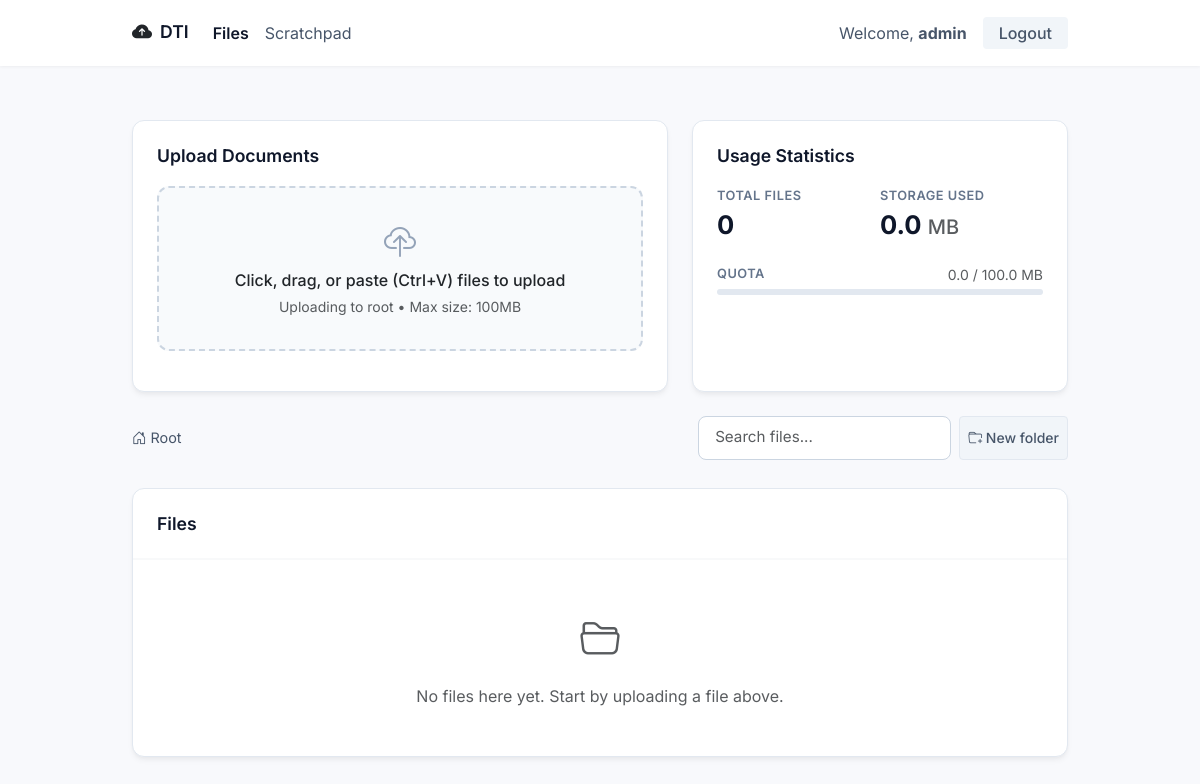
Page /dashboard (signed in) on the earlier database version.
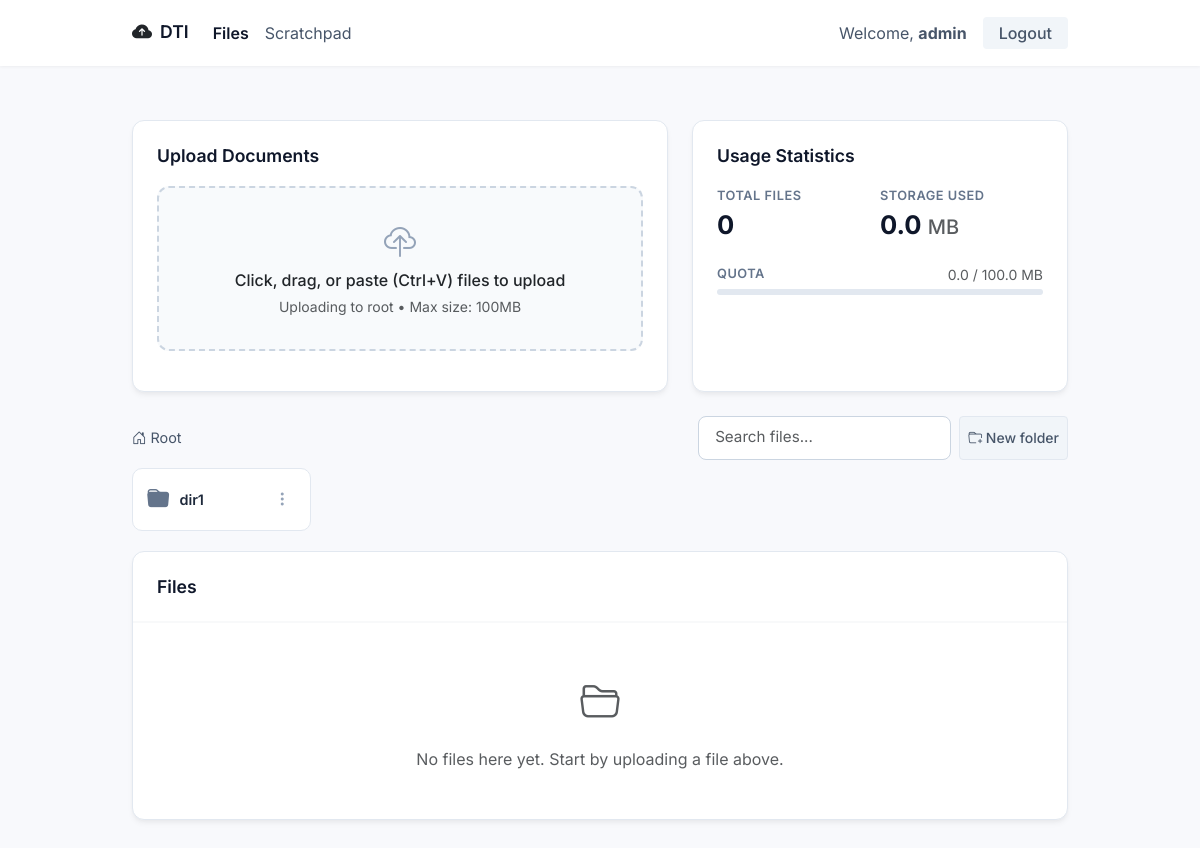
Same page on the later database version.
### tables this page shows
CREATE TABLE folders (
            id INTEGER PRIMARY KEY AUTOINCREMENT,
            name TEXT NOT NULL,
            parent_id INTEGER,
            created_at TIMESTAMP DEFAULT CURRENT_TIMESTAMP,
            FOREIGN KEY (parent_id) REFERENCES folders(id) ON DELETE CASCADE
        );

### app/blueprints/files/routes.py (the view, shortened to what this page needs)
@files_bp.route('/dashboard')
@login_required
def dashboard():
    username = session['username']
    page = request.args.get('page', 1, type=int) or 1
    folder_id = request.args.get('folder', type=int)  # None = root
    search_query = request.args.get('q', '').strip()
    per_page = current_app.config['FILES_PER_PAGE']
    conn = get_user_db(username)
    cursor = conn.cursor()
    if folder_id is not None:
        cursor.execute('SELECT id FROM folders WHERE id = ?', (folder_id,))
        if cursor.fetchone() is None:
            folder_id = None
    if search_query:
        like_query = f'%{search_query}%'
        cursor.execute('SELECT COUNT(*) FROM files WHERE original_filename LIKE ?', (like_query,))
        total_files = cursor.fetchone()[0]
        total_pages = max(1, (total_files + per_page - 1) // per_page)
        page = min(page, total_pages)
        offset = (page - 1) * per_page
        cursor.execute(
            '''SELECT id, original_filename, upload_date, file_size, folder_id
               FROM files WHERE original_filename LIKE ?
               ORDER BY upload_date DESC LIMIT ? OFFSET ?''',
            (like_query, per_page, offset)
        )
        rows = cursor.fetchall()
        subfolders = []
        breadcrumbs = []
    else:
        if folder_id is None:
            cursor.execute('SELECT COUNT(*) FROM files WHERE folder_id IS NULL')
        else:
            cursor.execute('SELECT COUNT(*) FROM files WHERE folder_id = ?', (folder_id,))
        total_files = cursor.fetchone()[0]
        total_pages = max(1, (total_files + per_page - 1) // per_page)
        page = min(page, total_pages)
        offset = (page - 1) * per_page
        if folder_id is None:
            cursor.execute(
                '''SELECT id, original_filename, upload_date, file_size, folder_id
                   FROM files WHERE folder_id IS NULL
                   ORDER BY upload_date DESC LIMIT ? OFFSET ?''',
                (per_page, offset)
            )
        rows = cursor.fetchall()
        if folder_id is None:
            cursor.execute('SELECT id, name FROM folders WHERE parent_id IS NULL ORDER BY name COLLATE NOCASE')
        else:
            cursor.execute('SELECT id, name FROM folders WHERE parent_id = ? ORDER BY name COLLATE NOCASE', (folder_id,))
        subfolders = [{'id': r[0], 'name': r[1]} for r in cursor.fetchall()]
        breadcrumbs = folder_breadcrumbs(cursor, folder_id) if folder_id is not None else []
    total_size_bytes = compute_user_storage_bytes(cursor)
    quota_bytes = current_app.config['USER_STORAGE_QUOTA']
    conn.close()
    formatted_files = []
    return render_template(
        'files/dashboard.html',
        username=username,
        files=formatted_files,
        subfolders=subfolders,
        breadcrumbs=breadcrumbs,
        current_folder_id=folder_id,
        file_count=total_files,
        total_size_mb=round(total_size_bytes / (1024 * 1024), 2),
        quota_mb=round(quota_bytes / (1024 * 1024), 2),
        quota_percent=min(100, round((total_size_bytes / quota_bytes) * 100, 1)) if quota_bytes else 0,
        page=page,
        total_pages=total_pages,
        search_query=search_query,
    )

### app/templates/files/dashboard.html (shortened to what this page needs)
{% extends "base.html" %}
{% block content %}
<div class="row g-4 my-2">
    <div class="col-md-7">
        <div class="card">
            <div class="card-body p-4">
                <h5 class="section-title">Upload Documents</h5>
                <div class="upload-area" id="uploadArea">
                    <i class="bi bi-cloud-upload upload-icon"></i>
                    <p class="mb-1 fw-medium text-dark">Click, drag, or paste (Ctrl+V) files to upload</p>
                    <p class="small text-muted mb-0">
                        {% if current_folder_id %}Uploading into current folder{% else %}Uploading to root{% endif %}
                         • Max size: 100MB
                    </p>
                </div>
            </div>
        </div>
    </div>
    <div class="col-md-5">
        <div class="card stats-card">
            <div class="card-body p-4">
                <h5 class="section-title">Usage Statistics</h5>
                <div class="row w-100">
                    <div class="col-6 stat-item">
                        <div class="stat-label">Total Files</div>
                        <div class="stat-value">{{ file_count }}</div>
                    </div>
                    <div class="col-6 stat-item">
                        <div class="stat-label">Storage Used</div>
                        <div class="stat-value"><span>{{ total_size_mb }}</span> <span class="fs-5 text-muted fw-medium">MB</span></div>
                    </div>
                </div>
                <div class="mt-2">
                    <div class="d-flex justify-content-between">
                        <span class="stat-label mb-0">Quota</span>
                        <span class="small text-muted">{{ total_size_mb }} / {{ quota_mb }} MB</span>
                    </div>
                    <div class="quota-bar">
                    </div>
                </div>
            </div>
        </div>
    </div>
</div>
<div class="d-flex justify-content-between align-items-center flex-wrap gap-2 mt-4 mb-2">
    <div class="breadcrumb-bar mb-0">
        <a href="{{ url_for('files.dashboard') }}"><i class="bi bi-house-door"></i> Root</a>
    </div>
    <div class="d-flex gap-2">
        <form class="d-flex search-box" method="GET" action="{{ url_for('files.dashboard') }}">
            <input type="text" name="q" class="form-control form-control-sm" placeholder="Search files..." value="{{ search_query }}">
        </form>
        <button type="button" class="btn btn-light btn-sm" data-bs-toggle="modal" data-bs-target="#newFolderModal">
            <i class="bi bi-folder-plus"></i> New folder
        </button>
    </div>
</div>
{% if not search_query %}
<div class="folder-grid">
    {% for folder in subfolders %}
    <div class="folder-card" data-folder-id="{{ folder.id }}" onclick="if (!event.target.closest('.dropdown')) window.location.href='{{ url_for('files.dashboard', folder=folder.id) }}';" style="cursor: pointer;">
        <i class="bi bi-folder-fill"></i>
        <span class="folder-name">{{ folder.name }}</span>
        <div class="dropdown">
            <button class="folder-menu-btn" data-bs-toggle="dropdown"><i class="bi bi-three-dots-vertical"></i></button>
        </div>
    </div>
    {% endfor %}
</div>
{% endif %}
<div class="card mt-2 mb-5">
    <div class="card-body p-0">
        <div class="p-4 border-bottom border-light border-2 d-flex justify-content-between align-items-center">
            <h5 class="section-title mb-0">{% if search_query %}Search results for "{{ search_query }}"{% else %}Files{% endif %}</h5>
        </div>
        {% if files %}
            <div class="file-list">
                {% for file in files %}
                <div class="file-row">
                    <div class="file-info" {% if file.previewable %}onclick="openPreview({{ file.id }}, '{{ file.filename | e }}', '{{ file.extension }}')"{% endif %}>
                        <div class="file-type-icon">
                            {% if file.extension in ['png','jpg','jpeg','gif','webp','svg','bmp','ico'] %}
                                <i class="bi bi-file-image"></i>
                            {% elif file.extension == 'pdf' %}
                                <i class="bi bi-file-earmark-pdf"></i>
                            {% elif file.extension in ['py','js','jsx','ts','tsx','html','htm','css','json','c','h','cpp','java','rb','go','rs','php','sql'] %}
                                <i class="bi bi-file-earmark-code"></i>
                            {% else %}
                                <i class="bi bi-file-earmark-text"></i>
                            {% endif %}
                        </div>
                        <div class="min-w-0">
                            <div class="file-name">{{ file.filename }}</div>
                            <div class="file-meta">
                                <span>{{ file.upload_date[:10] }}</span> • <span>{{ file.size }}</span>
                                {% if search_query and file.folder_id %}• <span class="fst-italic">in subfolder</span>{% endif %}
                            </div>
                        </div>
                    </div>
                    <div class="file-actions">
                        {% if file.previewable %}
                        <button type="button" class="btn btn-light" title="Preview" onclick="openPreview({{ file.id }}, '{{ file.filename | e }}', '{{ file.extension }}')">
                            <i class="bi bi-eye"></i>
                        </button>
                        {% endif %}
                        <a href="{{ url_for('files.download', file_id=file.id) }}" class="btn btn-light" title="Download">
                            <i class="bi bi-download"></i>
                        </a>
                        <button type="button" class="btn btn-light move-file-btn" data-file-id="{{ file.id }}" data-file-name="{{ file.filename }}" title="Move to...">
                            <i class="bi bi-folder-symlink"></i>
                        </button>
                        <button type="button" class="btn btn-danger delete-file-btn" data-file-id="{{ file.id }}" data-file-name="{{ file.filename }}" title="Delete">
                            <i class="bi bi-trash3"></i>
                        </button>
                    </div>
                </div>
                {% endfor %}
            </div>
            <div class="d-flex justify-content-between align-items-center p-3 border-top border-light">
                <a class="btn btn-light btn-sm {% if page <= 1 %}disabled{% endif %}"
                   href="{{ url_for('files.dashboard', page=page-1, folder=current_folder_id, q=search_query) if page > 1 else '#' }}">Previous</a>
                <span class="small text-muted">Page {{ page }} of {{ total_pages }}</span>
                <a class="btn btn-light btn-sm {% if page >= total_pages %}disabled{% endif %}"
                   href="{{ url_for('files.dashboard', page=page+1, folder=current_folder_id, q=search_query) if page < total_pages else '#' }}">Next</a>
            </div>
        {% else %}
            <div class="text-center py-5">
                <i class="bi bi-folder2-open fs-1 text-muted mb-3 d-block"></i>
                <p class="text-muted mb-0">
                    {% if search_query %}No files matched your search.{% else %}No files here yet. Start by uploading a file above.{% endif %}
                </p>
            </div>
        {% endif %}
    </div>
</div>
{% endblock %}

### app/templates/base.html (shortened to what this page needs)
<!DOCTYPE html>
<html lang="en">
<head>
    <link href="https://cdn.jsdelivr.net/npm/bootstrap@5.3.0/dist/css/bootstrap.min.css" rel="stylesheet">
    <link rel="stylesheet" href="https://cdn.jsdelivr.net/npm/bootstrap-icons@1.11.1/font/bootstrap-icons.css">
    <link rel="stylesheet" href="{{ url_for('static', filename='css/main.css') }}">
</head>
<body>
    {% if 'username' in session %}
    <nav class="navbar navbar-expand-lg navbar-light">
        <div class="container">
            <a class="navbar-brand" href="{{ url_for('files.dashboard') }}">
                <i class="bi bi-cloud-arrow-up-fill me-2 fs-5 align-middle text-dark"></i>DTI
            </a>
            <div class="collapse navbar-collapse" id="navbarNav">
                <ul class="navbar-nav me-auto">
                    <li class="nav-item">
                        <a class="nav-link {% if request.endpoint == 'files.dashboard' %}active{% endif %}" href="{{ url_for('files.dashboard') }}">Files</a>
                    </li>
                    <li class="nav-item">
                        <a class="nav-link {% if request.endpoint == 'notes.view' %}active{% endif %}" href="{{ url_for('notes.view') }}">Scratchpad</a>
                    </li>
                </ul>
                <ul class="navbar-nav align-items-center">
                    <li class="nav-item me-3">
                        <span class="navbar-text">Welcome, <strong>{% if session.username == 'developer' %}Tahsin{% else %}{{ session.username }}{% endif %}</strong></span>
                    </li>
                    <li class="nav-item">
                        <form method="POST" action="{{ url_for('auth.logout') }}" class="m-0">
                            <button type="submit" class="nav-link btn btn-light btn-sm px-3 py-1">Logout</button>
                        </form>
                    </li>
                </ul>
            </div>
        </div>
    </nav>
    {% endif %}
    <div class="container{% if not 'username' in session %} pt-5{% endif %}">
        {% block content %}{% endblock %}
    </div>
</body>
</html>

Differences in the rows shown:
added folders: name "dir1"
